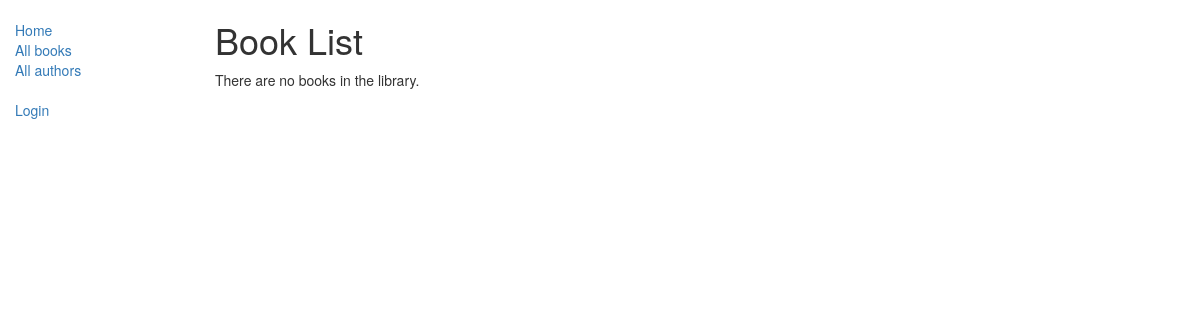
Page /catalog/books/ on the earlier database version.
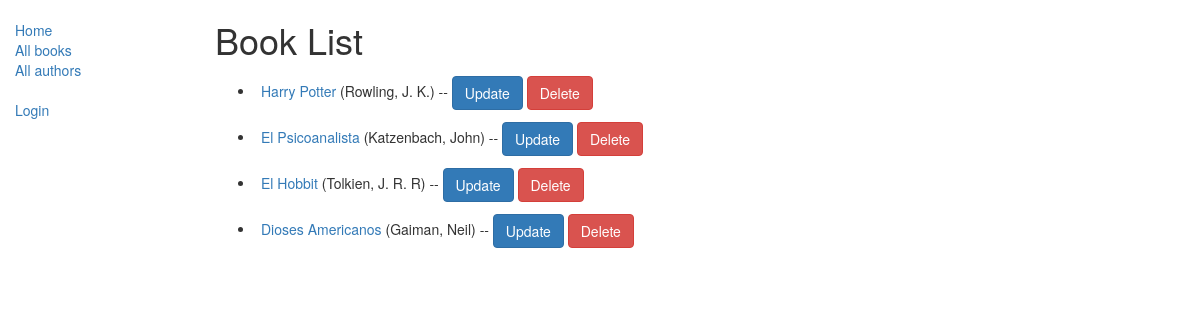
Same page on the later database version.
### catalog/models.py (models this page shows, shortened)
class Book(models.Model):
    title = models.CharField(max_length=200)
    author = models.ForeignKey('Author', on_delete=models.SET_NULL, null=True)
    summary = models.TextField(
        max_length=1000, help_text="Ingrese una breve descripción del libro")
    isbn = models.CharField(
        'ISBN', max_length=13, help_text='13 Caracteres <a href="https://www.isbn-international.org/content/what-isbn">ISBN number</a>')
    genre = models.ManyToManyField(
        Genre, help_text="Seleccione un genero para este libro")
    language = models.ForeignKey(
        'Language', on_delete=models.SET_NULL, null=True)
    def display_genre(self):
        """
        Creates a string for the Genre. This is required to display genre in Admin.
        """
        return ', '.join([genre.name for genre in self.genre.all()[:3]])
    display_genre.short_description = 'Genre'
    def get_absolute_url(self):
        return reverse('book-detail', args=[str(self.id)])

class Author(models.Model):
    first_name = models.CharField(max_length=100)
    last_name = models.CharField(max_length=100)
    date_of_birth = models.DateField(null=True, blank=True)
    date_of_death = models.DateField('Died', null=True, blank=True)
    def __str__(self):
        return '%s, %s' % (self.last_name, self.first_name)
    class Meta:
        ordering = ['last_name']

### catalog/views.py (the view)
class BookListView(generic.ListView):
    model = Book
    paginate_by = 10
    def get_queryset(self):
        return Book.objects.all()

### catalog/templates/catalog/book_list.html
{% extends "base_generic.html" %}
{% block content %}
<h1>Book List</h1>
{% if book_list %}
<ul>
    {% for book in book_list %}
    <li class="book-list">
        <a href="{{ book.get_absolute_url }}">{{ book.title }}</a> ({{book.author}})
        --
        <a class="btn btn-primary" href="{% url 'book_update' book.pk %}">Update</a>
        <a class="btn btn-danger" href="{% url 'book_delete' book.pk %}">Delete</a>
    </li>
    {% endfor %}
</ul>
{% else %}
<p>There are no books in the library.</p>
{% endif %}
{% endblock %}

Differences in the rows shown:
added Book: title "Harry Potter", author "Rowling, J. K."
added Book: title "El Psicoanalista", author "Katzenbach, John"
added Book: title "El Hobbit", author "Tolkien, J. R. R"
added Book: title "Dioses Americanos", author "Gaiman, Neil"
Other differences:
text no longer shown: "There are no books in the library."
